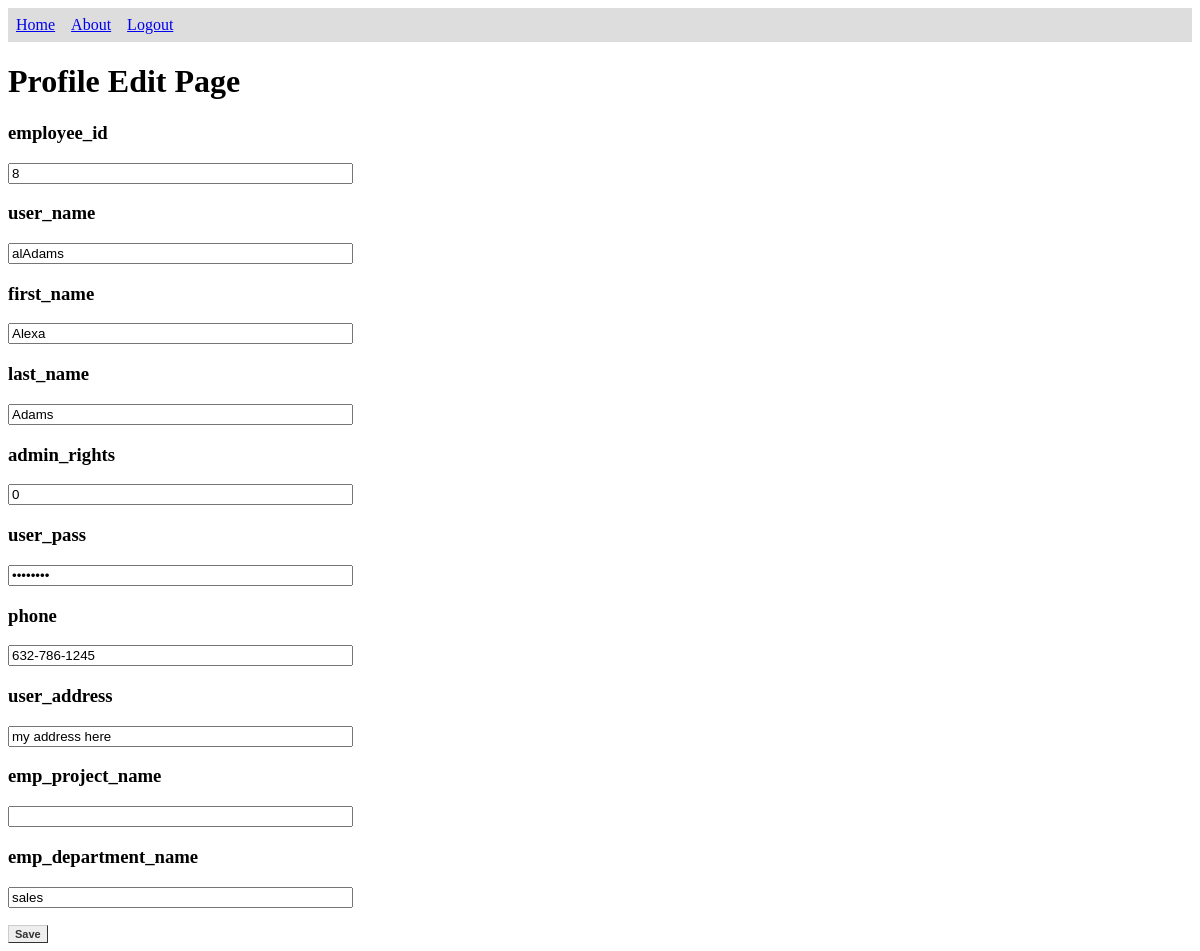
The app's page /profile.php (signed in) with its own data.
### tables this page shows
CREATE TABLE IF NOT EXISTS employee (
	employee_id INT NOT NULL UNIQUE AUTO_INCREMENT,
	user_name VARCHAR(40) NOT NULL UNIQUE,
	first_name VARCHAR(40),
	last_name VARCHAR(40),
	admin_rights BOOLEAN NOT NULL DEFAULT False, 
	user_pass VARCHAR(40), 
	phone VARCHAR(40),
	user_address VARCHAR(40),
	emp_project_name VARCHAR(40),
	emp_department_name VARCHAR(40),
	last_updated TIMESTAMP NOT NULL ON UPDATE CURRENT_TIMESTAMP,
	PRIMARY KEY (user_name, employee_id)
);

### src/profile.php (the view, shortened to what this page needs)
<!DOCTYPE html>
<html>
<head>
<link rel="stylesheet" type="text/css" href="./styles/website.css">
</head>
<body>
    <body>
        <?php
            $user_name = $_SESSION["login"];
            $table_name = "employee";
        ?>
        <ul>
            <li><a href="home.php">Home</a></li>
            <li><a href="#about">About</a></li>
            <li><a href="index.php?logout=true">Logout</a></li>
        </ul>
        <h1>Profile Edit Page</h1>
        <?php
            $config = parse_ini_file("./data_manager/config.ini");
            $servername = $config['servername'];
            $username = $config['username'];
            $password = $config['password'];
            $database = $config['database'];
            $conn = new mysqli($servername, $username, $password, $database);
            $sql = "SHOW COLUMNS FROM " . $table_name;
            $result = $conn->query($sql);
            $column_array = array();
            while($row = $result->fetch_assoc()) {
                array_push($column_array, $row['Field']);
            }
            $sql = "select * from " . $table_name . " where user_name = '" . $user_name . "'";
            $result = $conn->query($sql);
            if ($result->num_rows > 0) {
                $row = $result->fetch_assoc();
            }
            echo "<form action='profile_submit.php' method='post'>";
            for ($i = 0; $i < sizeof($column_array); $i++){
                if ($column_array[$i] == 'admin_rights' || $column_array[$i] == 'employee_id') {
                    echo "<div>";
                    echo "<h3>" . $column_array[$i] . "</h3>";
                    echo "<p>";
                    echo "<input name='" . $column_array[$i] . "' value='" . $row[$column_array[$i]] ."' type='text' size='40' class='textfield' readonly>";
                    echo "</p>";
                    echo "</div>";
                }
                else if ($column_array[$i] == "user_pass") {
                    echo "<div>";
                    echo "<h3>" . $column_array[$i] . "</h3>";
                    echo "<p>";
                    echo "<input name='" . $column_array[$i] . "' value='" . $row[$column_array[$i]] ."' type='password' size='40' class='textfield'>";
                    echo "</p>";
                    echo "</div>";
                }
                else {
                    if ($column_array[$i] != 'last_updated') {
                        echo "<div>";
                        echo "<h3>" . $column_array[$i] . "</h3>";
                        echo "<p>";
                        echo "<input name='" . $column_array[$i] . "' value='" . $row[$column_array[$i]] ."' type='text' size='40' class='textfield'>";
                        echo "</p>";
                        echo "</div>";
                    }
                }
            }
        ?>
        <input type="submit" name="save" value="Save" class="button"/>
        <?php
            echo "</form>";
        ?>
    </body>
</html>

### src/styles/website.css (style rules this page uses)
ul { list-style-type: none; margin: 0; padding: 0; overflow: hidden; background-color: #dddddd; }
li { float: left; }
li a { display: block; padding: 8px; }
.button { font: bold 11px Arial; text-decoration: none; background-color: #EEEEEE; color: #333333; padding: 2px 6px 2px 6px; border-top: 1px solid #CCCCCC; border-right: 1px solid #333333; border-bottom: 1px solid #333333; border-left: 1px solid #CCCCCC; }

### records on screen
employee: employee_id "8", user_name "alAdams", first_name "Alexa", last_name "Adams", admin_rights "0", phone "632-786-1245", user_address "my address here", emp_department_name "sales"

### other values on screen
$column_array[$i] "employee_id"
$column_array[$i] "user_name"
$column_array[$i] "first_name"
$column_array[$i] "last_name"
$column_array[$i] "admin_rights"
$column_array[$i] "user_pass"
$column_array[$i] "phone"
$column_array[$i] "user_address"
$column_array[$i] "emp_project_name"
$column_array[$i] "emp_department_name"
